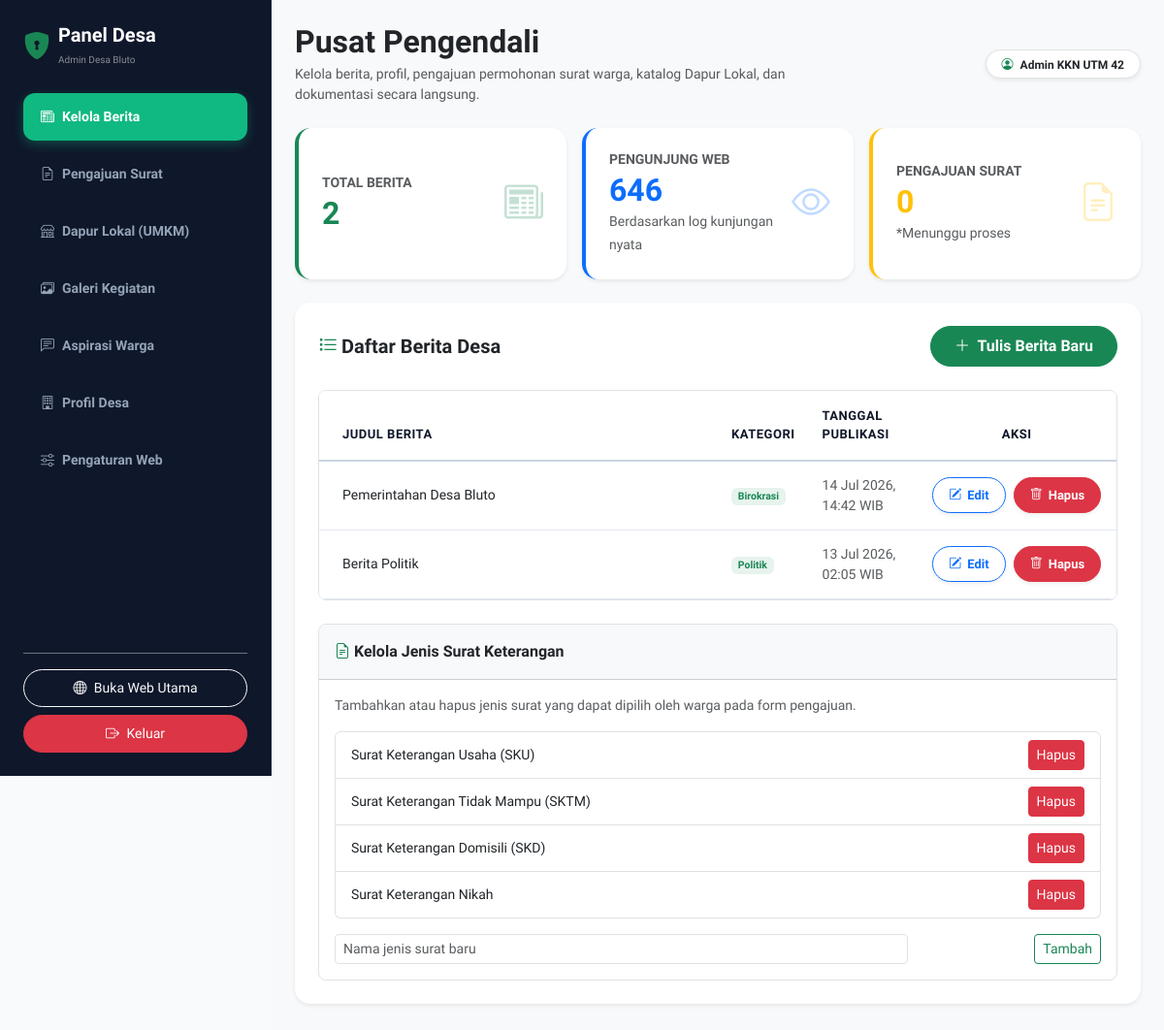
The page /admin.php (signed in) on the database its author committed.
### tables this page shows
CREATE TABLE berita (
    id_berita INTEGER PRIMARY KEY AUTOINCREMENT, 
    id_kategori INTEGER, 
    judul TEXT, 
    slug TEXT, 
    isi TEXT, 
    gambar_cover TEXT, 
    tanggal_publikasi DATETIME DEFAULT CURRENT_TIMESTAMP, 
    id_admin INTEGER
);

CREATE TABLE kategori_berita (
    id_kategori INTEGER PRIMARY KEY AUTOINCREMENT, 
    nama_kategori TEXT
);

CREATE TABLE jenis_surat (
            id INTEGER PRIMARY KEY AUTOINCREMENT,
            nama TEXT UNIQUE
        );

### admin.php (the view, shortened to what this page needs)
<?php
require_once 'config/database.php';
try {
    $koneksi->exec("CREATE TABLE IF NOT EXISTS struktur_pemerintahan (
        id_struktur INTEGER PRIMARY KEY AUTOINCREMENT,
        nama TEXT,
        jabatan TEXT,
        foto TEXT,
        urutan INTEGER DEFAULT 0
    )");
} catch (PDOException $e) {
}
try {
    $koneksi->exec("CREATE TABLE IF NOT EXISTS jenis_surat (
        id INTEGER PRIMARY KEY AUTOINCREMENT,
        nama TEXT UNIQUE
    )");
} catch (PDOException $e) {
}
try {
    $stmtJenisAdmin = $koneksi->query("SELECT id, nama FROM jenis_surat ORDER BY id ASC");
    $jenisSuratList = $stmtJenisAdmin->fetchAll(PDO::FETCH_ASSOC);
} catch (PDOException $e) {
    $jenisSuratList = [];
}
try {
    $stmtSuratCount = $koneksi->query("SELECT COUNT(*) FROM pengajuan_surat WHERE status_pengajuan = 'Menunggu'");
    $totalSuratMenunggu = $stmtSuratCount->fetchColumn();
} catch (PDOException $e) {
    $totalSuratMenunggu = 0;
}
try {
    $stmtCount = $koneksi->query("SELECT COUNT(*) FROM berita");
    $totalBerita = $stmtCount->fetchColumn();
} catch (PDOException $e) {
    $totalBerita = 0;
}
try {
    $stmtVisitorCount = $koneksi->query("SELECT COUNT(*) FROM visitor_logs");
    $totalVisitors = $stmtVisitorCount->fetchColumn();
} catch (PDOException $e) {
    $totalVisitors = 0;
}
try {
    $stmtAll = $koneksi->query("SELECT berita.*, kategori_berita.nama_kategori
                               FROM berita
                               JOIN kategori_berita ON berita.id_kategori = kategori_berita.id_kategori
                               ORDER BY tanggal_publikasi DESC");
    $beritaList = $stmtAll->fetchAll(PDO::FETCH_ASSOC);
} catch (PDOException $e) {
    $beritaList = [];
}
?>
<!DOCTYPE html>
<html lang="id">
<head>
    <link href="https://cdn.jsdelivr.net/npm/bootstrap@5.3.2/dist/css/bootstrap.min.css" rel="stylesheet">
    <link rel="stylesheet" href="https://cdn.jsdelivr.net/npm/bootstrap-icons@1.11.1/font/bootstrap-icons.css">
</head>
<body>
<div class="d-flex min-vh-100 flex-column flex-lg-row">
    <div class="offcanvas-lg offcanvas-start text-white sidebar-admin flex-shrink-0" tabindex="-1" id="adminSidebar" aria-labelledby="adminSidebarLabel">
        <div class="offcanvas-body flex-column p-4 h-100 bg-navy-dark justify-content-between">
            <div class="w-100">
                <div class="brand mb-4 d-none d-lg-flex align-items-center">
                    <i class="bi bi-shield-lock-fill text-success fs-3 me-2"></i>
                    <div>
                        <h5 class="fw-bold mb-0 text-white">Panel Desa</h5>
                        <small class="text-white-50" style="font-size: 10px;">Admin Desa Bluto</small>
                    </div>
                </div>
                <ul class="nav flex-column gap-1 border-0" id="adminTab" role="tablist">
                    <li class="nav-item w-100" role="presentation">
                        <button class="nav-link-sidebar active" id="berita-tab" data-bs-toggle="tab" data-bs-target="#berita-pane" type="button" role="tab" aria-controls="berita-pane" aria-selected="true">
                            <i class="bi bi-newspaper me-2"></i> Kelola Berita
                        </button>
                    </li>
                    <li class="nav-item w-100" role="presentation">
                        <button class="nav-link-sidebar" id="surat-tab" data-bs-toggle="tab" data-bs-target="#surat-pane" type="button" role="tab" aria-controls="surat-pane" aria-selected="false">
                            <i class="bi bi-file-earmark-text me-2"></i> Pengajuan Surat
                        </button>
                    </li>
                    <li class="nav-item w-100" role="presentation">
                        <button class="nav-link-sidebar" id="umkm-tab" data-bs-toggle="tab" data-bs-target="#umkm-pane" type="button" role="tab" aria-controls="umkm-pane" aria-selected="false">
                            <i class="bi bi-shop me-2"></i> Dapur Lokal (UMKM)
                        </button>
                    </li>
                    <li class="nav-item w-100" role="presentation">
                        <button class="nav-link-sidebar" id="galeri-tab" data-bs-toggle="tab" data-bs-target="#galeri-pane" type="button" role="tab" aria-controls="galeri-pane" aria-selected="false">
                            <i class="bi bi-images me-2"></i> Galeri Kegiatan
                        </button>
                    </li>
                    <li class="nav-item w-100" role="presentation">
                        <button class="nav-link-sidebar" id="aspirasi-tab" data-bs-toggle="tab" data-bs-target="#aspirasi-pane" type="button" role="tab" aria-controls="aspirasi-pane" aria-selected="false">
                            <i class="bi bi-chat-left-text me-2"></i> Aspirasi Warga
                        </button>
                    </li>
                    <li class="nav-item w-100" role="presentation">
                        <button class="nav-link-sidebar" id="profil-tab" data-bs-toggle="tab" data-bs-target="#profil-pane" type="button" role="tab" aria-controls="profil-pane" aria-selected="false">
                            <i class="bi bi-building me-2"></i> Profil Desa
                        </button>
                    </li>
                    <li class="nav-item w-100" role="presentation">
                        <button class="nav-link-sidebar" id="settings-tab" data-bs-toggle="tab" data-bs-target="#settings-pane" type="button" role="tab" aria-controls="settings-pane" aria-selected="false">
                            <i class="bi bi-sliders me-2"></i> Pengaturan Web
                        </button>
                    </li>
                </ul>
            </div>
            <div class="mt-4 pt-3 border-top border-secondary w-100">
                <a href="index.php" target="_blank" class="btn btn-sm btn-outline-light w-100 rounded-pill mb-2 py-2"><i class="bi bi-globe me-1"></i> Buka Web Utama</a>
                <a href="logout.php" class="btn btn-sm btn-danger w-100 rounded-pill py-2"><i class="bi bi-box-arrow-right me-1"></i> Keluar</a>
            </div>
        </div>
    </div>
    <div class="flex-grow-1 d-flex flex-column min-vh-100 bg-light" id="main-content-area">
        <main class="p-4 flex-grow-1">
            <div class="row mb-4 align-items-center">
                <div class="col-md-8">
                    <h2 class="fw-bold text-dark mb-1">Pusat Pengendali</h2>
                    <p class="text-muted small mb-0">Kelola berita, profil, pengajuan permohonan surat warga, katalog Dapur Lokal, dan dokumentasi secara langsung.</p>
                </div>
                <div class="col-md-4 text-md-end d-none d-md-block">
                    <span class="badge bg-white text-dark border p-2 px-3 rounded-pill shadow-sm">
                        <i class="bi bi-person-circle text-success me-1"></i> <?= htmlspecialchars($_SESSION['nama_admin']) ?>
                    </span>
                </div>
            </div>
            <div class="row mb-4 g-3">
                <div class="col-md-4">
                    <div class="card dashboard-card bg-white border-start border-success border-4 h-100 shadow-sm">
                        <div class="card-body p-4 d-flex align-items-center justify-content-between">
                            <div>
                                <h6 class="text-muted small fw-bold text-uppercase mb-1">Total Berita</h6>
                                <h2 class="fw-bold mb-0 text-success"><?= $totalBerita ?></h2>
                            </div>
                            <h1 class="text-success opacity-25 mb-0"><i class="bi bi-newspaper"></i></h1>
                        </div>
                    </div>
                </div>
                <div class="col-md-4">
                    <div class="card dashboard-card bg-white border-start border-primary border-4 h-100 shadow-sm">
                        <div class="card-body p-4 d-flex align-items-center justify-content-between">
                            <div>
                                <h6 class="text-muted small fw-bold text-uppercase mb-1">Pengunjung Web</h6>
                                <h2 class="fw-bold mb-0 text-primary"><?= (int)$totalVisitors ?></h2>
                                <small class="text-muted">Berdasarkan log kunjungan nyata</small>
                            </div>
                            <h1 class="text-primary opacity-25 mb-0"><i class="bi bi-eye"></i></h1>
                        </div>
                    </div>
                </div>
                <div class="col-md-4">
                    <div class="card dashboard-card bg-white border-start border-warning border-4 h-100 shadow-sm">
                        <div class="card-body p-4 d-flex align-items-center justify-content-between">
                            <div>
                                <h6 class="text-muted small fw-bold text-uppercase mb-1">Pengajuan Surat</h6>
                                <h2 class="fw-bold mb-0 text-warning"><?= $totalSuratMenunggu ?></h2>
                                <small class="text-muted">*Menunggu proses</small>
                            </div>
                            <h1 class="text-warning opacity-25 mb-0"><i class="bi bi-file-earmark-text"></i></h1>
                        </div>
                    </div>
                </div>
            </div>
            <div class="card border-0 shadow-sm rounded-4 overflow-hidden mb-4">
                <div class="card-body p-4">
                    <div class="tab-content" id="adminTabContent">
                        <div class="tab-pane fade show active" id="berita-pane" role="tabpanel">
                            <div class="d-flex justify-content-between align-items-center mb-4">
                                <h5 class="fw-bold mb-0 text-dark"><i class="bi bi-list-task me-1 text-success"></i>Daftar Berita Desa</h5>
                                <a href="tambah_berita.php" class="btn btn-success rounded-pill px-4 py-2 fw-semibold">
                                    <i class="bi bi-plus-lg me-1"></i> Tulis Berita Baru
                                </a>
                            </div>
                            <div class="table-responsive rounded-3 border">
                                <table class="table table-custom align-middle mb-0">
                                    <thead>
                                        <tr>
                                            <th class="ps-4 py-3" style="width: 50%;">Judul Berita</th>
                                            <th class="py-3">Kategori</th>
                                            <th class="py-3">Tanggal Publikasi</th>
                                            <th class="text-center py-3" style="width: 25%;">Aksi</th>
                                        </tr>
                                    </thead>
                                    <tbody>
                                        <?php if(count($beritaList) > 0): ?>
                                            <?php foreach($beritaList as $b): ?>
                                            <tr>
                                                <td class="ps-4 fw-medium text-dark"><?= htmlspecialchars($b['judul']) ?></td>
                                                <td>
                                                    <span class="badge bg-success bg-opacity-10 text-success font-semibold">
                                                        <?= htmlspecialchars($b['nama_kategori']) ?>
                                                    </span>
                                                </td>
                                                <td class="small text-muted"><?= date('d M Y, H:i', strtotime($b['tanggal_publikasi'])) ?> WIB</td>
                                                <td class="text-center">
                                                    <div class="d-flex gap-2 justify-content-center">
                                                        <a href="edit_berita.php?id=<?= $b['id_berita'] ?>" class="btn btn-action-lg btn-outline-primary shadow-sm" title="Edit">
                                                            <i class="bi bi-pencil-square"></i> Edit
                                                        </a>
                                                        <a href="hapus_berita.php?id=<?= $b['id_berita'] ?>" class="btn btn-action-lg btn-danger shadow-sm" title="Hapus" onclick="return confirm('Apakah Anda yakin ingin menghapus berita ini?');">
                                                            <i class="bi bi-trash"></i> Hapus
                                                        </a>
                                                    </div>
                                                </td>
                                            </tr>
                                            <?php endforeach; ?>
                                        <?php endif; ?>
                                    </tbody>
                                </table>
                            </div>
                        </div>
                            <div class="card border rounded-3 overflow-hidden mt-4">
                                <div class="card-header bg-light py-3 px-3 fw-bold text-dark">
                                    <i class="bi bi-file-earmark-text me-1 text-success"></i>Kelola Jenis Surat Keterangan
                                </div>
                                <div class="card-body p-3">
                                    <p class="text-muted small mb-3">Tambahkan atau hapus jenis surat yang dapat dipilih oleh warga pada form pengajuan.</p>
                                    <?php if (!empty($jenisSuratList)): ?>
                                        <div class="list-group mb-3">
                                            <?php foreach ($jenisSuratList as $jenis): ?>
                                                <div class="d-flex justify-content-between align-items-center list-group-item">
                                                    <div class="small text-dark"><?= htmlspecialchars($jenis['nama']) ?></div>
                                                    <form action="admin.php" method="POST" onsubmit="return confirm('Hapus jenis surat ini?');">
                                                        <button type="submit" class="btn btn-sm btn-danger">Hapus</button>
                                                    </form>
                                                </div>
                                            <?php endforeach; ?>
                                        </div>
                                    <?php else: ?>
                                        <div class="alert alert-light small text-muted">Belum ada jenis surat terdaftar.</div>
                                    <?php endif; ?>
                                    <form action="admin.php" method="POST" class="row g-2">
                                        <div class="col-9">
                                            <input type="text" name="nama_jenis" class="form-control form-control-sm" placeholder="Nama jenis surat baru" required>
                                        </div>
                                        <div class="col-3 text-end">
                                            <button type="submit" class="btn btn-sm btn-outline-success">Tambah</button>
                                        </div>
                                    </form>
                                </div>
                            </div>
                    </div>
                </div>
            </div>
        </main>
    </div>
</div>
</body>
</html>

### rows shown on the page
berita: judul "Pemerintahan Desa Bluto", id_kategori.nama_kategori "Birokrasi", tanggal_publikasi "14 Jul 2026, 14:42"
berita: judul "Berita Politik", id_kategori.nama_kategori "Politik", tanggal_publikasi "13 Jul 2026, 02:05"
jenis_surat: nama "Surat Keterangan Usaha (SKU)"
jenis_surat: nama "Surat Keterangan Tidak Mampu (SKTM)"
jenis_surat: nama "Surat Keterangan Domisili (SKD)"
jenis_surat: nama "Surat Keterangan Nikah"

### other values the page prints
$_SESSION['nama_admin'] "Admin KKN UTM 42"
$totalBerita "2"
$totalVisitors "646"
$totalSuratMenunggu "0"
